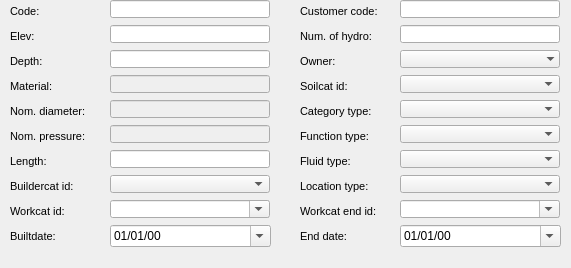
      <widget class="QWidget" name="page_3">
       <property name="geometry">
        <rect>
         <x>0</x>
         <y>0</y>
         <width>571</width>
         <height>268</height>
        </rect>
       </property>
       <attribute name="label">
        <string>Basic information</string>
       </attribute>
       <widget class="QLabel" name="label_owner">
        <property name="geometry">
         <rect>
          <x>300</x>
          <y>50</y>
          <width>101</width>
          <height>22</height>
         </rect>
        </property>
        <property name="font">
         <font>
          <pointsize>8</pointsize>
         </font>
        </property>
        <property name="frameShape">
         <enum>QFrame::NoFrame</enum>
        </property>
        <property name="frameShadow">
         <enum>QFrame::Plain</enum>
        </property>
        <property name="text">
         <string>Owner:</string>
        </property>
        <property name="textFormat">
         <enum>Qt::AutoText</enum>
        </property>
        <property name="scaledContents">
         <bool>false</bool>
        </property>
        <property name="alignment">
         <set>Qt::AlignLeading|Qt::AlignLeft|Qt::AlignVCenter</set>
        </property>
        <property name="margin">
         <number>3</number>
        </property>
       </widget>
       <widget class="QLineEdit" name="connec_length">
        <property name="geometry">
         <rect>
          <x>110</x>
          <y>150</y>
          <width>160</width>
          <height>18</height>
         </rect>
        </property>
        <property name="font">
         <font>
          <pointsize>8</pointsize>
         </font>
        </property>
        <property name="frame">
         <bool>true</bool>
        </property>
       </widget>
       <widget class="QLineEdit" name="n_hydrometer">
        <property name="geometry">
         <rect>
          <x>400</x>
          <y>25</y>
          <width>160</width>
          <height>18</height>
         </rect>
        </property>
        <property name="font">
         <font>
          <pointsize>8</pointsize>
         </font>
        </property>
        <property name="frame">
         <bool>true</bool>
        </property>
       </widget>
       <widget class="QLabel" name="label_soilcat_id">
        <property name="geometry">
         <rect>
          <x>300</x>
          <y>75</y>
          <width>101</width>
          <height>22</height>
         </rect>
        </property>
        <property name="font">
         <font>
          <pointsize>8</pointsize>
         </font>
        </property>
        <property name="frameShape">
         <enum>QFrame::NoFrame</enum>
        </property>
        <property name="frameShadow">
         <enum>QFrame::Plain</enum>
        </property>
        <property name="text">
         <string>Soilcat id:</string>
        </property>
        <property name="textFormat">
         <enum>Qt::AutoText</enum>
        </property>
        <property name="scaledContents">
         <bool>false</bool>
        </property>
        <property name="alignment">
         <set>Qt::AlignLeading|Qt::AlignLeft|Qt::AlignVCenter</set>
        </property>
        <property name="margin">
         <number>3</number>
        </property>
       </widget>
       <widget class="QLabel" name="label_builtdate">
        <property name="geometry">
         <rect>
          <x>10</x>
          <y>225</y>
          <width>101</width>
          <height>22</height>
         </rect>
        </property>
        <property name="font">
         <font>
          <pointsize>8</pointsize>
         </font>
        </property>
        <property name="frameShape">
         <enum>QFrame::NoFrame</enum>
        </property>
        <property name="frameShadow">
         <enum>QFrame::Plain</enum>
        </property>
        <property name="text">
         <string>Builtdate:</string>
        </property>
        <property name="textFormat">
         <enum>Qt::AutoText</enum>
        </property>
        <property name="scaledContents">
         <bool>false</bool>
        </property>
        <property name="alignment">
         <set>Qt::AlignLeading|Qt::AlignLeft|Qt::AlignVCenter</set>
        </property>
        <property name="margin">
         <number>3</number>
        </property>
       </widget>
       <widget class="QLineEdit" name="code">
        <property name="geometry">
         <rect>
          <x>110</x>
          <y>0</y>
          <width>160</width>
          <height>18</height>
         </rect>
        </property>
        <property name="font">
         <font>
          <pointsize>8</pointsize>
         </font>
        </property>
        <property name="frame">
         <bool>true</bool>
        </property>
       </widget>
       <widget class="QComboBox" name="ownercat_id">
        <property name="geometry">
         <rect>
          <x>400</x>
          <y>50</y>
          <width>160</width>
          <height>18</height>
         </rect>
        </property>
        <property name="autoFillBackground">
         <bool>true</bool>
        </property>
        <property name="maxVisibleItems">
         <number>8</number>
        </property>
        <property name="frame">
         <bool>false</bool>
        </property>
       </widget>
       <widget class="QLabel" name="label_enddate">
        <property name="geometry">
         <rect>
          <x>300</x>
          <y>225</y>
          <width>101</width>
          <height>22</height>
         </rect>
        </property>
        <property name="font">
         <font>
          <pointsize>8</pointsize>
         </font>
        </property>
        <property name="frameShape">
         <enum>QFrame::NoFrame</enum>
        </property>
        <property name="frameShadow">
         <enum>QFrame::Plain</enum>
        </property>
        <property name="text">
         <string>End date:</string>
        </property>
        <property name="textFormat">
         <enum>Qt::AutoText</enum>
        </property>
        <property name="scaledContents">
         <bool>false</bool>
        </property>
        <property name="margin">
         <number>3</number>
        </property>
       </widget>
       <widget class="QComboBox" name="buildercat_id">
        <property name="geometry">
         <rect>
          <x>110</x>
          <y>175</y>
          <width>160</width>
          <height>18</height>
         </rect>
        </property>
       </widget>
       <widget class="QLabel" name="label_fluid_type">
        <property name="geometry">
         <rect>
          <x>300</x>
          <y>150</y>
          <width>101</width>
          <height>22</height>
         </rect>
        </property>
        <property name="font">
         <font>
          <pointsize>8</pointsize>
         </font>
        </property>
        <property name="frameShape">
         <enum>QFrame::NoFrame</enum>
        </property>
        <property name="frameShadow">
         <enum>QFrame::Plain</enum>
        </property>
        <property name="text">
         <string>Fluid type:</string>
        </property>
        <property name="textFormat">
         <enum>Qt::AutoText</enum>
        </property>
        <property name="scaledContents">
         <bool>false</bool>
        </property>
        <property name="alignment">
         <set>Qt::AlignLeading|Qt::AlignLeft|Qt::AlignVCenter</set>
        </property>
        <property name="margin">
         <number>3</number>
        </property>
       </widget>
       <widget class="QLabel" name="label_code">
        <property name="geometry">
         <rect>
          <x>10</x>
          <y>0</y>
          <width>101</width>
          <height>22</height>
         </rect>
        </property>
        <property name="font">
         <font>
          <pointsize>8</pointsize>
         </font>
        </property>
        <property name="frameShape">
         <enum>QFrame::NoFrame</enum>
        </property>
        <property name="frameShadow">
         <enum>QFrame::Plain</enum>
        </property>
        <property name="text">
         <string>Code:</string>
        </property>
        <property name="textFormat">
         <enum>Qt::AutoText</enum>
        </property>
        <property name="scaledContents">
         <bool>false</bool>
        </property>
        <property name="alignment">
         <set>Qt::AlignLeading|Qt::AlignLeft|Qt::AlignVCenter</set>
        </property>
        <property name="margin">
         <number>3</number>
        </property>
       </widget>
       <widget class="QComboBox" name="location_type">
        <property name="geometry">
         <rect>
          <x>400</x>
          <y>175</y>
          <width>160</width>
          <height>18</height>
         </rect>
        </property>
       </widget>
       <widget class="QLabel" name="label_depth">
        <property name="geometry">
         <rect>
          <x>10</x>
          <y>50</y>
          <width>101</width>
          <height>22</height>
         </rect>
        </property>
        <property name="font">
         <font>
          <pointsize>8</pointsize>
         </font>
        </property>
        <property name="frameShape">
         <enum>QFrame::NoFrame</enum>
        </property>
        <property name="frameShadow">
         <enum>QFrame::Plain</enum>
        </property>
        <property name="text">
         <string>Depth:</string>
        </property>
        <property name="textFormat">
         <enum>Qt::AutoText</enum>
        </property>
        <property name="scaledContents">
         <bool>false</bool>
        </property>
        <property name="alignment">
         <set>Qt::AlignLeading|Qt::AlignLeft|Qt::AlignVCenter</set>
        </property>
        <property name="margin">
         <number>3</number>
        </property>
       </widget>
       <widget class="QLabel" name="label_connec_length">
        <property name="geometry">
         <rect>
          <x>10</x>
          <y>150</y>
          <width>101</width>
          <height>22</height>
         </rect>
        </property>
        <property name="font">
         <font>
          <pointsize>8</pointsize>
         </font>
        </property>
        <property name="frameShape">
         <enum>QFrame::NoFrame</enum>
        </property>
        <property name="frameShadow">
         <enum>QFrame::Plain</enum>
        </property>
        <property name="text">
         <string>Length:</string>
        </property>
        <property name="textFormat">
         <enum>Qt::AutoText</enum>
        </property>
        <property name="scaledContents">
         <bool>false</bool>
        </property>
        <property name="alignment">
         <set>Qt::AlignLeading|Qt::AlignLeft|Qt::AlignVCenter</set>
        </property>
        <property name="wordWrap">
         <bool>true</bool>
        </property>
        <property name="margin">
         <number>3</number>
        </property>
       </widget>
       <widget class="QComboBox" name="workcat_id">
        <property name="geometry">
         <rect>
          <x>110</x>
          <y>200</y>
          <width>160</width>
          <height>18</height>
         </rect>
        </property>
        <property name="autoFillBackground">
         <bool>true</bool>
        </property>
        <property name="editable">
         <bool>true</bool>
        </property>
        <property name="maxVisibleItems">
         <number>8</number>
        </property>
        <property name="frame">
         <bool>true</bool>
        </property>
       </widget>
       <widget class="QLineEdit" name="elevation">
        <property name="geometry">
         <rect>
          <x>110</x>
          <y>25</y>
          <width>160</width>
          <height>18</height>
         </rect>
        </property>
        <property name="inputMask">
         <string/>
        </property>
        <property name="frame">
         <bool>true</bool>
        </property>
       </widget>
       <widget class="QLabel" name="label_category_type">
        <property name="geometry">
         <rect>
          <x>300</x>
          <y>100</y>
          <width>101</width>
          <height>22</height>
         </rect>
        </property>
        <property name="font">
         <font>
          <pointsize>8</pointsize>
         </font>
        </property>
        <property name="frameShape">
         <enum>QFrame::NoFrame</enum>
        </property>
        <property name="frameShadow">
         <enum>QFrame::Plain</enum>
        </property>
        <property name="text">
         <string>Category type:</string>
        </property>
        <property name="textFormat">
         <enum>Qt::AutoText</enum>
        </property>
        <property name="scaledContents">
         <bool>false</bool>
        </property>
        <property name="alignment">
         <set>Qt::AlignLeading|Qt::AlignLeft|Qt::AlignVCenter</set>
        </property>
        <property name="margin">
         <number>3</number>
        </property>
       </widget>
       <widget class="QComboBox" name="soilcat_id">
        <property name="geometry">
         <rect>
          <x>400</x>
          <y>75</y>
          <width>160</width>
          <height>18</height>
         </rect>
        </property>
       </widget>
       <widget class="QComboBox" name="workcat_id_end">
        <property name="geometry">
         <rect>
          <x>400</x>
          <y>200</y>
          <width>160</width>
          <height>18</height>
         </rect>
        </property>
        <property name="autoFillBackground">
         <bool>true</bool>
        </property>
        <property name="editable">
         <bool>true</bool>
        </property>
        <property name="maxVisibleItems">
         <number>8</number>
        </property>
        <property name="frame">
         <bool>true</bool>
        </property>
       </widget>
       <widget class="QComboBox" name="category_type">
        <property name="geometry">
         <rect>
          <x>400</x>
          <y>100</y>
          <width>160</width>
          <height>18</height>
         </rect>
        </property>
       </widget>
       <widget class="QLabel" name="label_buildercat_id">
        <property name="geometry">
         <rect>
          <x>10</x>
          <y>175</y>
          <width>101</width>
          <height>22</height>
         </rect>
        </property>
        <property name="font">
         <font>
          <pointsize>8</pointsize>
         </font>
        </property>
        <property name="frameShape">
         <enum>QFrame::NoFrame</enum>
        </property>
        <property name="frameShadow">
         <enum>QFrame::Plain</enum>
        </property>
        <property name="text">
         <string>Buildercat id:</string>
        </property>
        <property name="textFormat">
         <enum>Qt::AutoText</enum>
        </property>
        <property name="scaledContents">
         <bool>false</bool>
        </property>
        <property name="alignment">
         <set>Qt::AlignLeading|Qt::AlignLeft|Qt::AlignVCenter</set>
        </property>
        <property name="margin">
         <number>3</number>
        </property>
       </widget>
       <widget class="QLabel" name="label_elevation">
        <property name="geometry">
         <rect>
          <x>10</x>
          <y>25</y>
          <width>101</width>
          <height>22</height>
         </rect>
        </property>
        <property name="font">
         <font>
          <pointsize>8</pointsize>
         </font>
        </property>
        <property name="frameShape">
         <enum>QFrame::NoFrame</enum>
        </property>
        <property name="frameShadow">
         <enum>QFrame::Plain</enum>
        </property>
        <property name="text">
         <string>Elev:</string>
        </property>
        <property name="textFormat">
         <enum>Qt::AutoText</enum>
        </property>
        <property name="scaledContents">
         <bool>false</bool>
        </property>
        <property name="alignment">
         <set>Qt::AlignLeading|Qt::AlignLeft|Qt::AlignVCenter</set>
        </property>
        <property name="margin">
         <number>3</number>
        </property>
       </widget>
       <widget class="QLabel" name="label_workcat_id">
        <property name="geometry">
         <rect>
          <x>10</x>
          <y>200</y>
          <width>101</width>
          <height>22</height>
         </rect>
        </property>
        <property name="font">
         <font>
          <pointsize>8</pointsize>
         </font>
        </property>
        <property name="frameShape">
         <enum>QFrame::NoFrame</enum>
        </property>
        <property name="frameShadow">
         <enum>QFrame::Plain</enum>
        </property>
        <property name="text">
         <string>Workcat id:</string>
        </property>
        <property name="textFormat">
         <enum>Qt::AutoText</enum>
        </property>
        <property name="scaledContents">
         <bool>false</bool>
        </property>
        <property name="alignment">
         <set>Qt::AlignLeading|Qt::AlignLeft|Qt::AlignVCenter</set>
        </property>
        <property name="margin">
         <number>3</number>
        </property>
       </widget>
       <widget class="QLabel" name="label_location_type">
        <property name="geometry">
         <rect>
          <x>300</x>
          <y>175</y>
          <width>101</width>
          <height>22</height>
         </rect>
        </property>
        <property name="font">
         <font>
          <pointsize>8</pointsize>
         </font>
        </property>
        <property name="frameShape">
         <enum>QFrame::NoFrame</enum>
        </property>
        <property name="frameShadow">
         <enum>QFrame::Plain</enum>
        </property>
        <property name="text">
         <string>Location type:</string>
        </property>
        <property name="textFormat">
         <enum>Qt::AutoText</enum>
        </property>
        <property name="scaledContents">
         <bool>false</bool>
        </property>
        <property name="alignment">
         <set>Qt::AlignLeading|Qt::AlignLeft|Qt::AlignVCenter</set>
        </property>
        <property name="margin">
         <number>3</number>
        </property>
       </widget>
       <widget class="QComboBox" name="function_type">
        <property name="geometry">
         <rect>
          <x>400</x>
          <y>125</y>
          <width>160</width>
          <height>18</height>
         </rect>
        </property>
       </widget>
       <widget class="QLabel" name="label_n_hydrometer">
        <property name="geometry">
         <rect>
          <x>300</x>
          <y>25</y>
          <width>101</width>
          <height>22</height>
         </rect>
        </property>
        <property name="font">
         <font>
          <pointsize>8</pointsize>
         </font>
        </property>
        <property name="frameShape">
         <enum>QFrame::NoFrame</enum>
        </property>
        <property name="frameShadow">
         <enum>QFrame::Plain</enum>
        </property>
        <property name="text">
         <string>Num. of hydro:</string>
        </property>
        <property name="textFormat">
         <enum>Qt::AutoText</enum>
        </property>
        <property name="scaledContents">
         <bool>false</bool>
        </property>
        <property name="alignment">
         <set>Qt::AlignLeading|Qt::AlignLeft|Qt::AlignVCenter</set>
        </property>
        <property name="wordWrap">
         <bool>true</bool>
        </property>
        <property name="margin">
         <number>3</number>
        </property>
       </widget>
       <widget class="QgsDateTimeEdit" name="builtdate">
        <property name="geometry">
         <rect>
          <x>110</x>
          <y>225</y>
          <width>161</width>
          <height>22</height>
         </rect>
        </property>
        <property name="displayFormat">
         <string>dd/MM/yy</string>
        </property>
        <property name="calendarPopup">
         <bool>true</bool>
        </property>
        <property name="allowNull" stdset="0">
         <bool>true</bool>
        </property>
       </widget>
       <widget class="QLineEdit" name="depth">
        <property name="geometry">
         <rect>
          <x>110</x>
          <y>50</y>
          <width>160</width>
          <height>18</height>
         </rect>
        </property>
        <property name="frame">
         <bool>true</bool>
        </property>
       </widget>
       <widget class="QLabel" name="label_function_type">
        <property name="geometry">
         <rect>
          <x>300</x>
          <y>125</y>
          <width>101</width>
          <height>22</height>
         </rect>
        </property>
        <property name="font">
         <font>
          <pointsize>8</pointsize>
         </font>
        </property>
        <property name="frameShape">
         <enum>QFrame::NoFrame</enum>
        </property>
        <property name="frameShadow">
         <enum>QFrame::Plain</enum>
        </property>
        <property name="text">
         <string>Function type:</string>
        </property>
        <property name="textFormat">
         <enum>Qt::AutoText</enum>
        </property>
        <property name="scaledContents">
         <bool>false</bool>
        </property>
        <property name="alignment">
         <set>Qt::AlignLeading|Qt::AlignLeft|Qt::AlignVCenter</set>
        </property>
        <property name="margin">
         <number>3</number>
        </property>
       </widget>
       <widget class="QLabel" name="label_workcat_id_end">
        <property name="geometry">
         <rect>
          <x>300</x>
          <y>200</y>
          <width>101</width>
          <height>22</height>
         </rect>
        </property>
        <property name="font">
         <font>
          <pointsize>8</pointsize>
         </font>
        </property>
        <property name="frameShape">
         <enum>QFrame::NoFrame</enum>
        </property>
        <property name="frameShadow">
         <enum>QFrame::Plain</enum>
        </property>
        <property name="text">
         <string>Workcat end id:</string>
        </property>
        <property name="textFormat">
         <enum>Qt::AutoText</enum>
        </property>
        <property name="scaledContents">
         <bool>false</bool>
        </property>
        <property name="alignment">
         <set>Qt::AlignLeading|Qt::AlignLeft|Qt::AlignVCenter</set>
        </property>
        <property name="margin">
         <number>3</number>
        </property>
       </widget>
       <widget class="QgsDateTimeEdit" name="enddate">
        <property name="geometry">
         <rect>
          <x>400</x>
          <y>225</y>
          <width>161</width>
          <height>22</height>
         </rect>
        </property>
        <property name="displayFormat">
         <string>dd/MM/yy</string>
        </property>
        <property name="calendarPopup">
         <bool>true</bool>
        </property>
        <property name="allowNull" stdset="0">
         <bool>true</bool>
        </property>
       </widget>
       <widget class="QComboBox" name="fluid_type">
        <property name="geometry">
         <rect>
          <x>400</x>
          <y>150</y>
          <width>160</width>
          <height>18</height>
         </rect>
        </property>
       </widget>
       <widget class="QLineEdit" name="customer_code">
        <property name="geometry">
         <rect>
          <x>400</x>
          <y>0</y>
          <width>160</width>
          <height>18</height>
         </rect>
        </property>
        <property name="font">
         <font>
          <pointsize>8</pointsize>
         </font>
        </property>
        <property name="frame">
         <bool>true</bool>
        </property>
       </widget>
       <widget class="QLabel" name="label_customer_code">
        <property name="geometry">
         <rect>
          <x>300</x>
          <y>0</y>
          <width>101</width>
          <height>22</height>
         </rect>
        </property>
        <property name="font">
         <font>
          <pointsize>8</pointsize>
         </font>
        </property>
        <property name="frameShape">
         <enum>QFrame::NoFrame</enum>
        </property>
        <property name="frameShadow">
         <enum>QFrame::Plain</enum>
        </property>
        <property name="text">
         <string>Customer code:</string>
        </property>
        <property name="textFormat">
         <enum>Qt::AutoText</enum>
        </property>
        <property name="scaledContents">
         <bool>false</bool>
        </property>
        <property name="alignment">
         <set>Qt::AlignLeading|Qt::AlignLeft|Qt::AlignVCenter</set>
        </property>
        <property name="margin">
         <number>3</number>
        </property>
       </widget>
       <widget class="QLabel" name="label_cat_pnom">
        <property name="geometry">
         <rect>
          <x>10</x>
          <y>125</y>
          <width>101</width>
          <height>22</height>
         </rect>
        </property>
        <property name="font">
         <font>
          <pointsize>8</pointsize>
         </font>
        </property>
        <property name="frameShape">
         <enum>QFrame::NoFrame</enum>
        </property>
        <property name="frameShadow">
         <enum>QFrame::Plain</enum>
        </property>
        <property name="text">
         <string>Nom. pressure:</string>
        </property>
        <property name="textFormat">
         <enum>Qt::AutoText</enum>
        </property>
        <property name="scaledContents">
         <bool>false</bool>
        </property>
        <property name="alignment">
         <set>Qt::AlignLeading|Qt::AlignLeft|Qt::AlignVCenter</set>
        </property>
        <property name="margin">
         <number>3</number>
        </property>
       </widget>
       <widget class="QLineEdit" name="pnom">
        <property name="enabled">
         <bool>false</bool>
        </property>
        <property name="geometry">
         <rect>
          <x>110</x>
          <y>125</y>
          <width>160</width>
          <height>18</height>
         </rect>
        </property>
        <property name="font">
         <font>
          <pointsize>8</pointsize>
         </font>
        </property>
        <property name="frame">
         <bool>true</bool>
        </property>
       </widget>
       <widget class="QLabel" name="label_cat_matcat_id">
        <property name="geometry">
         <rect>
          <x>10</x>
          <y>75</y>
          <width>101</width>
          <height>22</height>
         </rect>
        </property>
        <property name="font">
         <font>
          <pointsize>8</pointsize>
         </font>
        </property>
        <property name="frameShape">
         <enum>QFrame::NoFrame</enum>
        </property>
        <property name="frameShadow">
         <enum>QFrame::Plain</enum>
        </property>
        <property name="text">
         <string>Material:</string>
        </property>
        <property name="textFormat">
         <enum>Qt::AutoText</enum>
        </property>
        <property name="scaledContents">
         <bool>false</bool>
        </property>
        <property name="alignment">
         <set>Qt::AlignLeading|Qt::AlignLeft|Qt::AlignVCenter</set>
        </property>
        <property name="margin">
         <number>3</number>
        </property>
       </widget>
       <widget class="QLabel" name="label_cat_dnom">
        <property name="geometry">
         <rect>
          <x>10</x>
          <y>100</y>
          <width>101</width>
          <height>22</height>
         </rect>
        </property>
        <property name="font">
         <font>
          <pointsize>8</pointsize>
         </font>
        </property>
        <property name="frameShape">
         <enum>QFrame::NoFrame</enum>
        </property>
        <property name="frameShadow">
         <enum>QFrame::Plain</enum>
        </property>
        <property name="text">
         <string>Nom. diameter:</string>
        </property>
        <property name="textFormat">
         <enum>Qt::AutoText</enum>
        </property>
        <property name="scaledContents">
         <bool>false</bool>
        </property>
        <property name="alignment">
         <set>Qt::AlignLeading|Qt::AlignLeft|Qt::AlignVCenter</set>
        </property>
        <property name="margin">
         <number>3</number>
        </property>
       </widget>
       <widget class="QLineEdit" name="dnom">
        <property name="enabled">
         <bool>false</bool>
        </property>
        <property name="geometry">
         <rect>
          <x>110</x>
          <y>100</y>
          <width>160</width>
          <height>18</height>
         </rect>
        </property>
        <property name="font">
         <font>
          <pointsize>8</pointsize>
         </font>
        </property>
        <property name="frame">
         <bool>true</bool>
        </property>
       </widget>
       <widget class="QLineEdit" name="matcat_id">
        <property name="enabled">
         <bool>false</bool>
        </property>
        <property name="geometry">
         <rect>
          <x>110</x>
          <y>75</y>
          <width>160</width>
          <height>18</height>
         </rect>
        </property>
        <property name="font">
         <font>
          <pointsize>8</pointsize>
         </font>
        </property>
        <property name="frame">
         <bool>true</bool>
        </property>
       </widget>
      </widget>
